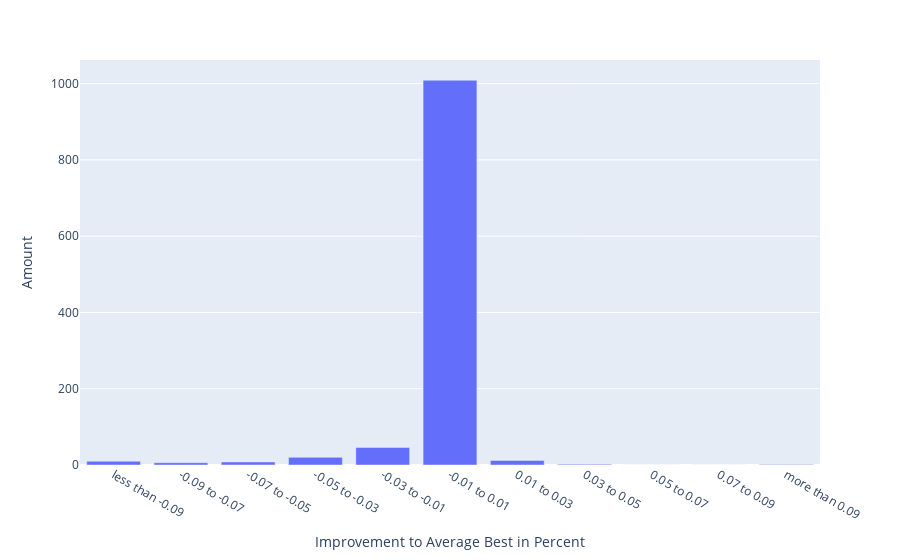

Source (notebook cell):
### Code cell
fig = px.bar(improvement_quantiles, x='Improvement to Average Best in Percent', y='Amount')
fig.show()
fig.write_image("improv_rel_to_av_all_DC_no_av_incl.pdf")

### Figure 1 — Plotly figure (JSON) as saved in the notebook; plotly's stock layout.template omitted (floating-point values rounded to 4 significant figures)
{"data": [{"alignmentgroup": "True", "hovertemplate": "Improvement to Average Best in Percent=%{x}<br>Amount=%{y}<extra></extra>", "legendgroup": "", "marker": {"color": "#636efa", "pattern": {"shape": ""}}, "name": "", "offsetgroup": "", "orientation": "v", "showlegend": false, "textposition": "auto", "type": "bar", "x": ["less than -0.09", "-0.09 to -0.07", "-0.07 to -0.05", "-0.05 to -0.03", "-0.03 to -0.01", "-0.01 to 0.01", "0.01 to 0.03", "0.03 to 0.05", "0.05 to 0.07", "0.07 to 0.09", "more than 0.09"], "xaxis": "x", "y": [10, 6, 8, 20, 46, 1009, 12, 2, 0, 0, 1], "yaxis": "y"}], "layout": {"barmode": "relative", "legend": {"tracegroupgap": 0}, "margin": {"t": 60}, "xaxis": {"anchor": "y", "domain": [0, 1], "title": {"text": "Improvement to Average Best in Percent"}}, "yaxis": {"anchor": "x", "domain": [0, 1], "title": {"text": "Amount"}}}}
